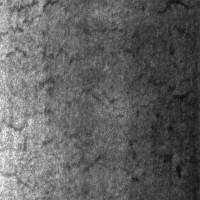
#> input picture NEU-DET/IMAGES/crazing/crazing_102.jpg, 200 x 200 px
$ python -i localize.py   (imports and definitions only)
#> lines starting #> are read from the running program, lines starting #| are printed output that depends on the picture; after the words box and inside, x2 and y2 are one past the last pixel; in counts of white or black regions, pixels touching at a corner belong together
#> further down, picture is the input picture: shape (200, 200); min 13, max 255, mean 97
"""Localization, measured honestly (Reviewer 2, Q1-Q3).

WHAT WENT WRONG IN THE ORIGINAL SUBMISSION
------------------------------------------
Stage E parsed ground-truth boxes out of the XML, rescaled them, replaced only
the label with the classifier's prediction, and scored the result as detection.
That construction has IoU = 1 by definition, which is why AP was identical at
every threshold. It measures rescaling error, not detection. The reviewer is
right, and no version of that number can be reported as detection performance.

WHAT THIS MODULE DOES INSTEAD
-----------------------------
Three quantities are produced and they are kept strictly separate:

  [DET]     A real, class-agnostic proposal detector. Canny at two thresholds
            plus morphological closing yields candidate regions; every proposal
            carries a CONFIDENCE built from measurable region evidence
            (local contrast against its surround, internal edge density, an
            area prior), multiplied by the classifier's class probability for
            the image. Because proposals are ranked by confidence, standard
            all-point-interpolation VOC AP is well defined -- which is the
            direct answer to "a contour detector produces no confidence scores
            with which AP can be computed at all".

  [ORACLE]  Ground-truth boxes carrying the classifier's predicted label. This
            is the CLASSIFICATION CEILING for a perfect localizer, is
            threshold-invariant by construction, and is reported under that
            name only. It is what the original Table 4 actually measured.

  [IOU]     The distribution of IoU between each predicted box and its matched
            ground truth, as a histogram, so the AP numbers can be read against
            the geometry that produced them.

The XML is used ONLY as ground truth. `xml_used_at_inference` is recorded as
False in the output and no code path reads an annotation before predicting.
"""

from __future__ import annotations

import xml.etree.ElementTree as ET
from collections import defaultdict
from pathlib import Path
from typing import Dict, List, Optional, Sequence, Tuple

import cv2
import numpy as np


# ---------------------------------------------------------------------------
# Ground truth
# ---------------------------------------------------------------------------


# [26 lines left out: function load_gt_boxes, not called in this run]


# ---------------------------------------------------------------------------
# [DET] proposal detector with real confidences
# ---------------------------------------------------------------------------


def propose(gray: np.ndarray, max_props: int = 12) -> List[Dict]:
    """Class-agnostic region proposals, each with a confidence in (0, 1].

    Confidence combines three measurable pieces of evidence, all computed from
    the region itself, so it varies across proposals and can rank them:

        contrast : |mean(inside) - mean(surround)| / std(surround)
        texture  : Canny edge density inside the region
        prior    : a log-normal-ish preference for defect-sized regions

    None of these look at the ground truth.
    """
#> called with max_props = 12
    h, w = gray.shape
#> h = 200; w = 200
    blur = cv2.GaussianBlur(gray, (5, 5), 0)
    cand: List[Tuple[float, List[float]]] = []

    edge_map = cv2.Canny(blur, 50, 150)
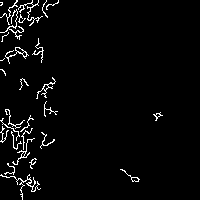
#> edge_map: shape (200, 200); 3.1% white in thin lines or dots, all inside (x1, y1, x2, y2) = (0, 0, 163, 200)
    for lo, hi in ((30, 90), (60, 180)):
        e = cv2.Canny(blur, lo, hi)
        for ks in (5, 9):
            k = cv2.getStructuringElement(cv2.MORPH_RECT, (ks, ks))
            closed = cv2.morphologyEx(e, cv2.MORPH_CLOSE, k, iterations=2)
            cnts, _ = cv2.findContours(closed, cv2.RETR_EXTERNAL, cv2.CHAIN_APPROX_SIMPLE)
            for c in cnts:
                x, y, bw, bh = cv2.boundingRect(c)
                if bw * bh < 0.002 * h * w:
                    continue
                cand.append((0.0, [float(x), float(y), float(x + bw), float(y + bh)]))
#> this loop made 2 passes
#> pass 1, in propose, `e = cv2.Canny(blur, lo, hi)`:
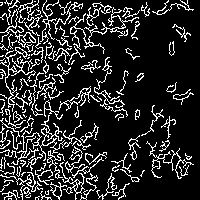
#> e: shape (200, 200); 16.4% white in thin lines or dots
#> after the loop:
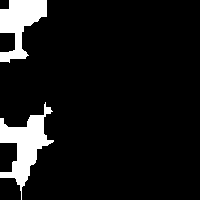
#> closed: shape (200, 200); 8.8% white; 2 white regions, box (x1, y1, x2, y2) and area: (0, 102, 54, 200) 1953, (0, 0, 47, 63) 1580
#> after the loop, cand = 14 items

    # Otsu blobs add regions that are contrast- rather than edge-defined.
    _, th = cv2.threshold(blur, 0, 255, cv2.THRESH_BINARY_INV + cv2.THRESH_OTSU)
#> th: shape (200, 200); 67.4% white; 63 black regions (49 under 20 px), largest, box (x1, y1, x2, y2) and area: (0, 0, 83, 200) 11937, (90, 3, 120, 22) 212, (95, 106, 127, 118) 169
    k = cv2.getStructuringElement(cv2.MORPH_ELLIPSE, (5, 5))
    th = cv2.morphologyEx(th, cv2.MORPH_OPEN, k)
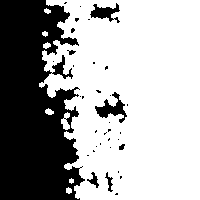
#> th: shape (200, 200); 65.3% white; 36 black regions (29 under 20 px)
    cnts, _ = cv2.findContours(th, cv2.RETR_EXTERNAL, cv2.CHAIN_APPROX_SIMPLE)
#> cnts = 8 contours, 3 with area under 20; largest, box (x1, y1, x2, y2) and area: (39, 0, 200, 200) 26508, (61, 112, 70, 130) 78, (45, 108, 54, 115) 32, (43, 42, 51, 49) 28, (66, 187, 72, 194) 22
    for c in cnts:
        x, y, bw, bh = cv2.boundingRect(c)
        if bw * bh < 0.002 * h * w:
            continue
        cand.append((0.0, [float(x), float(y), float(x + bw), float(y + bh)]))
#> this loop made 8 passes
#> (x, y, bw, bh) on passes 1 to 8: (66, 187, 6, 7), (69, 178, 5, 6), (61, 112, 9, 18), (45, 108, 9, 7), (43, 42, 8, 7), (42, 31, 6, 6), (44, 8, 7, 6), (39, 0, 161, 200)
#> after the loop, cand = 16 items

    scored: List[Dict] = []
    g = gray.astype(np.float32)
    for _, (x0, y0, x1, y1) in cand:
        xi0, yi0 = int(max(0, x0)), int(max(0, y0))
        xi1, yi1 = int(min(w, x1)), int(min(h, y1))
        if xi1 - xi0 < 4 or yi1 - yi0 < 4:
            continue
        inner = g[yi0:yi1, xi0:xi1]
        pad = 10
        sy0, sy1 = max(0, yi0 - pad), min(h, yi1 + pad)
        sx0, sx1 = max(0, xi0 - pad), min(w, xi1 + pad)
        sur = g[sy0:sy1, sx0:sx1]
        contrast = abs(float(inner.mean()) - float(sur.mean())) / (float(sur.std()) + 1e-3)
        texture = float((edge_map[yi0:yi1, xi0:xi1] > 0).mean())
        area = (xi1 - xi0) * (yi1 - yi0) / float(h * w)
        prior = float(np.exp(-((np.log(area + 1e-6) - np.log(0.08)) ** 2) / 2.0))
        conf = (0.5 * np.tanh(contrast) + 0.3 * min(1.0, texture * 5.0) + 0.2 * prior)
        scored.append({"box": [float(xi0), float(yi0), float(xi1), float(yi1)],
                       "score": float(np.clip(conf, 1e-4, 1.0))})
#> this loop made 16 passes
#> (x0, y0, x1, y1, xi0, yi0, xi1, yi1) on passes 1 to 12: (166, 82, 194, 105, 166, 82, 194, 105), (135, 73, 144, 82, 135, 73, 144, 82), (125, 48, 140, 60, 125, 48, 140, 60), (169, 41, 175, 56, 169, 41, 175, 56), (172, 24, 191, 42, 172, 24, 191, 42), (0, 0, 194, 200, 0, 0, 194, 200), (0, 0, 200, 200, 0, 0, 200, 200), (0, 139, 37, 192, 0, 139, 37, 192), (40, 132, 54, 149, 40, 132, 54, 149), (0, 115, 34, 143, 0, 115, 34, 143), (44, 102, 53, 117, 44, 102, 53, 117), (0, 0, 47, 63, 0, 0, 47, 63)
#> pass 1, in propose, `inner = g[yi0:yi1, xi0:xi1]`:
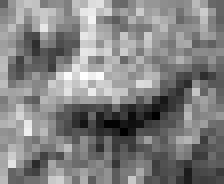
#> inner: shape (23, 28) float32 (shown 8 times larger); min 15, max 81, mean 48.6; drawn with min black and max white
#> pass 1, in propose, `sur = g[sy0:sy1, sx0:sx1]`:
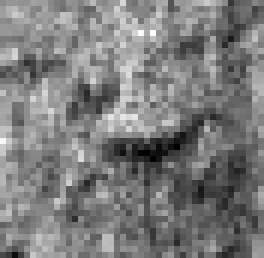
#> sur: shape (43, 44) float32 (shown 6 times larger); min 15, max 88, mean 50.5; drawn with min black and max white
#> pass 3, in propose, `sur = g[sy0:sy1, sx0:sx1]`:
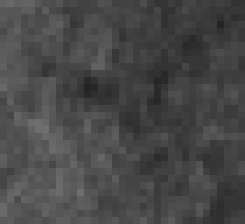
#> sur: shape (32, 35) float32 (shown 7 times larger); min 36, max 113, mean 71.6
#> after the loop, scored = 16 items

    scored = nms(scored, iou_thr=0.4)[:max_props]
    if not scored:
        # Declared fallback: one whole-image box at low confidence. Counted and
        # reported as `fallback_rate`, never hidden.
        scored = [{"box": [0.0, 0.0, float(w), float(h)], "score": 0.05, "fallback": True}]
    return scored


def iou(a: Sequence[float], b: Sequence[float]) -> float:
    ax0, ay0, ax1, ay1 = a
    bx0, by0, bx1, by1 = b
    ix0, iy0 = max(ax0, bx0), max(ay0, by0)
    ix1, iy1 = min(ax1, bx1), min(ay1, by1)
    iw, ih = max(0.0, ix1 - ix0), max(0.0, iy1 - iy0)
    inter = iw * ih
    if inter <= 0:
        return 0.0
    ua = (ax1 - ax0) * (ay1 - ay0) + (bx1 - bx0) * (by1 - by0) - inter
    return float(inter / (ua + 1e-9))


def nms(dets: List[Dict], iou_thr: float = 0.4) -> List[Dict]:
#> called with iou_thr = 0.4
    keep: List[Dict] = []
    for d in sorted(dets, key=lambda d: -d["score"]):
        if all(iou(d["box"], k["box"]) < iou_thr for k in keep):
            keep.append(d)
#> this loop made 16 passes
#> d on passes 1, 10, 11, 12, 13, 14, 15, 16: {'box': [44, 102, 53, 117], 'score': 0.62}, {'box': [125, 48, 140, 60], 'score': 0.244}, {'box': [166, 82, 194, 105], 'score': 0.139}, {'box': [61, 112, 70, 130], 'score': 0.132}, {'box': [39, 0, 200, 200], 'score': 0.0818}, {'box': [0, 0, 194, 200], 'score': 0.0776}, {'box': [172, 24, 191, 42], 'score': 0.0576}, {'box': [0, 0, 200, 200], 'score': 0.0555}
#> d on passes 2, 4, 8, 9: {'box': [0, 0, 47, 63], 'score': 0.535}, {'box': [0, 115, 34, 143], 'score': 0.505}, {'box': [169, 41, 175, 56], 'score': 0.38}, {'box': [135, 73, 144, 82], 'score': 0.251}
    return keep


# ---------------------------------------------------------------------------
# VOC average precision
# ---------------------------------------------------------------------------


# [206 lines left out: functions voc_ap, evaluate_detection, qualitative_examples, iou_histogram, run_localization, not called in this run]

>>> import cv2
>>> picture = cv2.imread('../../NEU-DET/IMAGES/crazing/crazing_102.jpg', cv2.IMREAD_GRAYSCALE)
>>> result = propose(picture)

$ run again, on NEU-DET/IMAGES/crazing/crazing_124.jpg
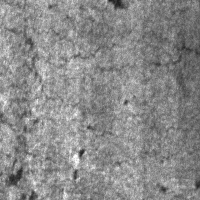
#> input picture NEU-DET/IMAGES/crazing/crazing_124.jpg, 200 x 200 px
#> picture is the input picture: shape (200, 200); min 30, max 255, mean 137.9
#> edge_map: shape (200, 200); 13.9% white in thin lines or dots
#> after the loop in propose, `for lo, hi in ((30, 90), (60, 180)):`:
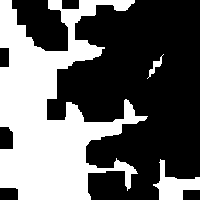
#> closed: shape (200, 200); 39.1% white; 3 white regions, box (x1, y1, x2, y2) and area: (0, 0, 148, 200) 14713, (153, 159, 200, 200) 839, (147, 54, 164, 79) 101
#> after the loop in propose, `for lo, hi in ((30, 90), (60, 180)):`: cand = 11 items
#> cnts = 43 contours, 13 with area under 20; largest, box (x1, y1, x2, y2) and area: (136, 0, 200, 200) 9420, (78, 1, 133, 57) 1292, (0, 134, 38, 200) 918, (80, 83, 114, 138) 882, (69, 178, 108, 200) 400
#> the loop in propose, `for c in cnts:` made 43 passes
#> (x, y, bw, bh) on passes 1 to 8: (121, 197, 5, 3), (190, 196, 10, 4), (143, 189, 12, 11), (50, 184, 11, 8), (153, 183, 15, 12), (143, 182, 5, 6), (69, 178, 39, 22), (73, 170, 5, 9)
#> after the loop in propose, `for c in cnts:`: cand = 32 items
#> the loop in propose, `for _, (x0, y0, x1, y1) in cand:` made 32 passes
#> (x0, y0, x1, y1, xi0, yi0, xi1, yi1) on passes 1 to 8: (0, 0, 200, 200, 0, 0, 200, 200), (0, 0, 200, 200, 0, 0, 200, 200), (153, 175, 186, 193, 153, 175, 186, 193), (114, 158, 138, 174, 114, 158, 138, 174), (124, 99, 148, 124, 124, 99, 148, 124), (147, 54, 164, 79, 147, 54, 164, 79), (108, 0, 135, 11, 108, 0, 135, 11), (0, 0, 122, 200, 0, 0, 122, 200)
#> pass 3, in propose, `sur = g[sy0:sy1, sx0:sx1]`:
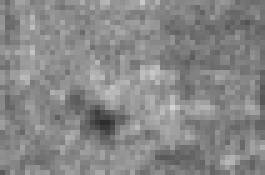
#> sur: shape (35, 53) float32 (shown 5 times larger); min 46, max 211, mean 135
#> the loop in nms, `for d in sorted(dets, key=lambda d: -d["score"]):` made 32 passes
#> d on passes 1, 5, 6, 7, 8, 9, 10, 11: {'box': [50, 184, 61, 192], 'score': 0.675}, {'box': [11, 81, 28, 90], 'score': 0.621}, {'box': [108, 0, 135, 11], 'score': 0.619}, {'box': [65, 15, 75, 24], 'score': 0.617}, {'box': [44, 167, 59, 175], 'score': 0.613}, {'box': [107, 0, 134, 11], 'score': 0.611}, {'box': [94, 64, 124, 75], 'score': 0.595}, {'box': [153, 183, 168, 195], 'score': 0.594}

$ run again, on NEU-DET/IMAGES/crazing/crazing_13.jpg
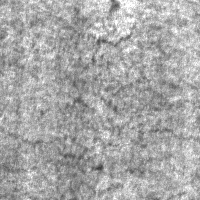
#> input picture NEU-DET/IMAGES/crazing/crazing_13.jpg, 200 x 200 px
#> picture is the input picture: shape (200, 200); min 60, max 255, mean 167.7
#> edge_map: shape (200, 200); 21.1% white in thin lines or dots
#> after the loop in propose, `for lo, hi in ((30, 90), (60, 180)):`:
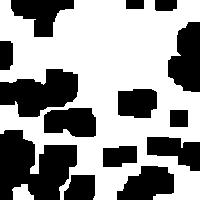
#> closed: shape (200, 200); 59.1% white; 14 black regions, largest, box (x1, y1, x2, y2) and area: (0, 130, 77, 200) 3732, (0, 69, 78, 117) 2452, (168, 22, 200, 92) 1682
#> after the loop in propose, `for lo, hi in ((30, 90), (60, 180)):`: cand = [(0, [0, 0, 200, 200]), (0, [0, 0, 200, 200]), (0, [12, 184, 34, 200]), (0, [59, 179, 71, 193]), (0, [30, 165, 39, 174]), (0, [36, 107, 51, 121]), (0, [0, 65, 20, 83]), (0, [0, 7, 59, 85]), (0, [0, 0, 200, 200]), (0, [12, 184, 34, 200]), (0, [0, 0, 200, 200])]
#> cnts = 47 contours, 15 with area under 20; largest, box (x1, y1, x2, y2) and area: (0, 2, 186, 200) 14386, (0, 39, 26, 88) 583, (0, 88, 22, 117) 297, (106, 116, 129, 140) 200, (8, 17, 25, 37) 172
#> the loop in propose, `for c in cnts:` made 47 passes
#> (x, y, bw, bh) on passes 1 to 8: (197, 197, 3, 3), (190, 197, 5, 3), (105, 197, 6, 3), (167, 194, 8, 6), (138, 192, 24, 8), (40, 190, 6, 5), (106, 183, 17, 11), (165, 177, 9, 14)
#> after the loop in propose, `for c in cnts:`: cand = 32 items
#> the loop in propose, `for _, (x0, y0, x1, y1) in cand:` made 32 passes
#> (x0, y0, x1, y1, xi0, yi0, xi1, yi1) on passes 1 to 8: (0, 0, 200, 200, 0, 0, 200, 200), (0, 0, 200, 200, 0, 0, 200, 200), (12, 184, 34, 200, 12, 184, 34, 200), (59, 179, 71, 193, 59, 179, 71, 193), (30, 165, 39, 174, 30, 165, 39, 174), (36, 107, 51, 121, 36, 107, 51, 121), (0, 65, 20, 83, 0, 65, 20, 83), (0, 7, 59, 85, 0, 7, 59, 85)
#> pass 3, in propose, `sur = g[sy0:sy1, sx0:sx1]`:
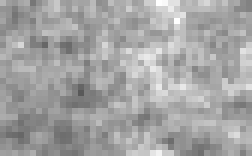
#> sur: shape (26, 42) float32 (shown 6 times larger); min 89, max 255, mean 163.6
#> the loop in nms, `for d in sorted(dets, key=lambda d: -d["score"]):` made 32 passes
#> d on passes 1, 5, 6, 7, 8, 9, 10, 11: {'box': [109, 0, 120, 14], 'score': 0.718}, {'box': [106, 183, 123, 194], 'score': 0.558}, {'box': [101, 140, 113, 149], 'score': 0.546}, {'box': [0, 39, 26, 88], 'score': 0.531}, {'box': [131, 59, 142, 67], 'score': 0.518}, {'box': [0, 27, 8, 49], 'score': 0.501}, {'box': [0, 7, 59, 85], 'score': 0.501}, {'box': [27, 65, 41, 79], 'score': 0.496}
